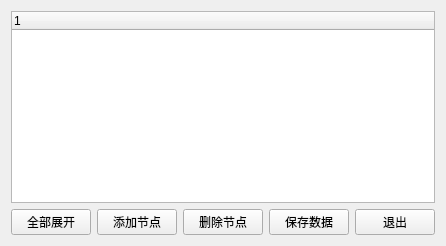
     <widget class="QWidget" name="tab">
      <attribute name="icon">
       <iconset resource="../Resource.qrc">
        <normaloff>:/images/Resources/images/chrome.ico</normaloff>:/images/Resources/images/chrome.ico</iconset>
      </attribute>
      <attribute name="title">
       <string>配置</string>
      </attribute>
      <layout class="QVBoxLayout" name="verticalLayout_2">
       <item>
        <widget class="QTreeWidget" name="configTree">
         <column>
          <property name="text">
           <string notr="true">1</string>
          </property>
         </column>
        </widget>
       </item>
       <item>
        <layout class="QHBoxLayout" name="horizontalLayout">
         <item>
          <widget class="QPushButton" name="configExpand">
           <property name="text">
            <string>全部展开</string>
           </property>
           <property name="icon">
            <iconset resource="../Resource.qrc">
             <normaloff>:/images/Resources/images/expand.ico</normaloff>:/images/Resources/images/expand.ico</iconset>
           </property>
          </widget>
         </item>
         <item>
          <widget class="QPushButton" name="configAdd">
           <property name="text">
            <string>添加节点</string>
           </property>
           <property name="icon">
            <iconset resource="../Resource.qrc">
             <normaloff>:/images/Resources/images/add.ico</normaloff>:/images/Resources/images/add.ico</iconset>
           </property>
          </widget>
         </item>
         <item>
          <widget class="QPushButton" name="configDel">
           <property name="text">
            <string>删除节点</string>
           </property>
           <property name="icon">
            <iconset resource="../Resource.qrc">
             <normaloff>:/images/Resources/images/del.ico</normaloff>:/images/Resources/images/del.ico</iconset>
           </property>
          </widget>
         </item>
         <item>
          <widget class="QPushButton" name="configSave">
           <property name="text">
            <string>保存数据</string>
           </property>
           <property name="icon">
            <iconset resource="../Resource.qrc">
             <normaloff>:/images/Resources/images/save.ico</normaloff>:/images/Resources/images/save.ico</iconset>
           </property>
          </widget>
         </item>
         <item>
          <widget class="QPushButton" name="configExit">
           <property name="text">
            <string>退出</string>
           </property>
           <property name="icon">
            <iconset resource="../Resource.qrc">
             <normaloff>:/images/Resources/images/treeExit.ico</normaloff>:/images/Resources/images/treeExit.ico</iconset>
           </property>
          </widget>
         </item>
        </layout>
       </item>
      </layout>
     </widget>
